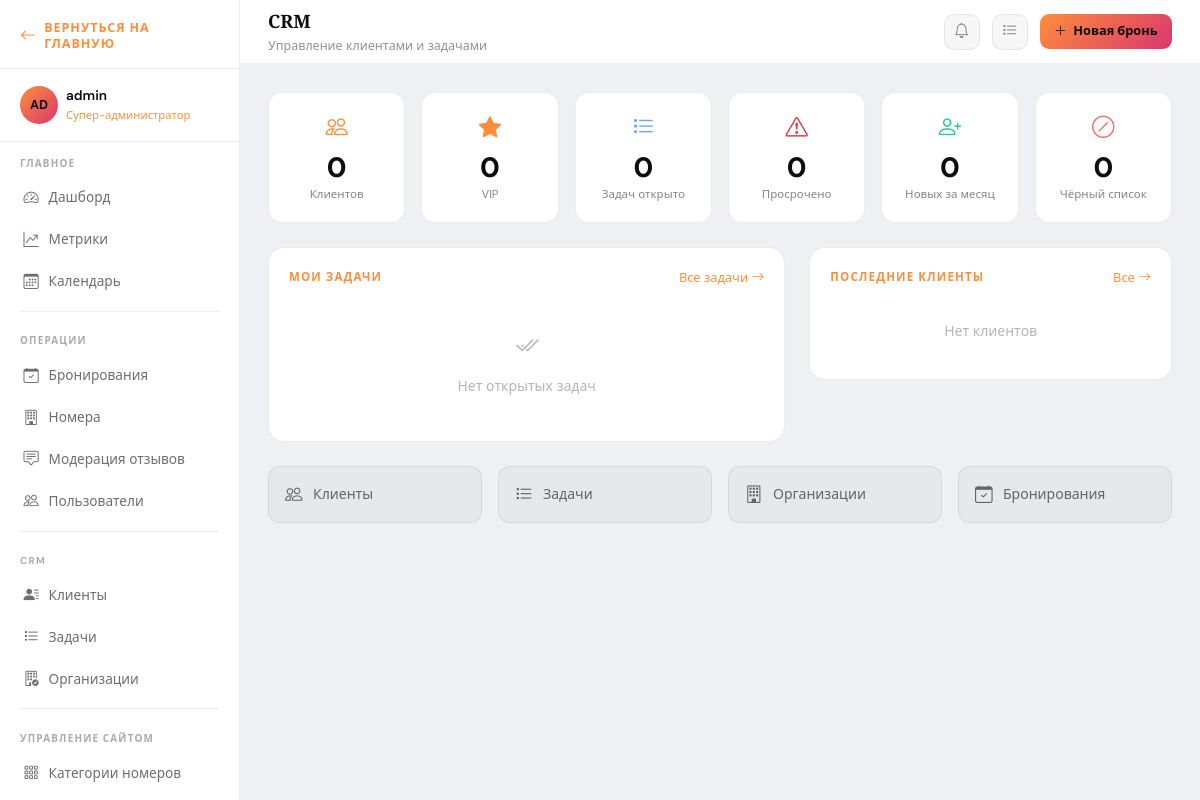
The page /crm/ (signed in) on the database its author committed.
### apps/accounts/models.py (models this page shows, shortened)
class User(AbstractUser, TimeStampedModel):
    username = None
    email = models.EmailField(_("email"), unique=True)
    role = models.CharField(
        _("роль"),
        max_length=20,
        choices=UserRole.choices,
        default=UserRole.USER,
        db_index=True,
    )
    phone = models.CharField(
        _("телефон"), max_length=20, blank=True, validators=[phone_validator]
    )
    patronymic = models.CharField(_("отчество"), max_length=150, blank=True)
    date_of_birth = models.DateField(_("дата рождения"), null=True, blank=True)
    avatar = models.ImageField(
        _("аватар"), upload_to="avatars/%Y/%m/", null=True, blank=True
    )
    preferred_language = models.CharField(
        _("язык интерфейса"), max_length=10, default="ru", blank=True,
        choices=[("ru", "Русский"), ("en", "English")],
    )
    marketing_consent    = models.BooleanField(_("согласие на рассылку"), default=False)
    email_notifications  = models.BooleanField(_("email-уведомления"),    default=True)
    USERNAME_FIELD  = "email"
    REQUIRED_FIELDS = []
    objects = UserManager()
    class Meta:
        verbose_name         = _("пользоваостиница")
        verbose_name_plural  = _("пользователи")
        ordering             = ["-created_at"]
        indexes = [
            models.Index(fields=["role", "is_active"]),
        ]
    @property
    def is_plain_user(self) -> bool:
        return self.role == UserRole.USER and not self.is_superuser
    @property
    def is_receptionist(self) -> bool:
        return self.has_role(UserRole.RECEPTIONIST)
    @property
    def is_manager(self) -> bool:
        return self.has_role(UserRole.MANAGER)
    @property
    def is_admin(self) -> bool:
        return self.has_role(UserRole.ADMIN)
    @property
    def is_super_admin(self) -> bool:
        return self.is_superuser or self.role == UserRole.SUPER_ADMIN
    def has_role(self, minimum_role: str) -> bool:
        if self.is_superuser:
            return True
        return role_gte(self.role, minimum_role)
    def get_short_name(self) -> str:
        return self.first_name or self.email.split("@")[0]
    def get_initials(self) -> str:
        parts = [self.first_name[:1], self.last_name[:1]]
        return "".join(p for p in parts if p).upper() or self.email[:2].upper()
    @property
    def push_notifications_unread_count(self) -> int:
        return self.push_notifications.filter(is_read=False).count()

### apps/crm/views.py (the view)
# urls.py: path("",                                    views.CrmDashboardView.as_view(),       name="dashboard"),
class CrmDashboardView(ReceptionistRequiredMixin, TemplateView):
    template_name = "crm/dashboard.html"
    def get_context_data(self, **kwargs):
        ctx = super().get_context_data(**kwargs)
        ctx["metrics"]        = get_crm_dashboard_metrics()
        ctx["my_tasks"]       = get_open_tasks(manager=self.request.user)[:8]
        ctx["recent_clients"] = get_all_clients()[:6]
        ctx["quick_links"] = [
            ("Клиенты",       "/crm/clients/",       "bi-people"),
            ("Задачи",        "/crm/tasks/",         "bi-list-task"),
            ("Организации",   "/crm/organizations/", "bi-building"),
            ("Бронирования",  "/bookings/staff/",    "bi-calendar-check"),
        ]
        return ctx

### templates/crm/dashboard.html (shortened to what this page needs)
{% extends "dashboard/base_dashboard.html" %}
{% block dashboard_title %}CRM{% endblock %}
{% block dashboard_subtitle %}Управление клиентами и задачами{% endblock %}
{% block dashboard_content %}
<div class="row g-3 mb-4">
  {% with m=metrics %}
  <div class="col-6 col-md-2">
    <div class="stat-card">
      <div class="stat-icon"><i class="bi bi-people"></i></div>
      <div class="stat-value">{{ m.total_clients }}</div>
      <div class="stat-label">Клиентов</div>
    </div>
  </div>
  <div class="col-6 col-md-2">
    <div class="stat-card">
      <div class="stat-icon"><i class="bi bi-star-fill" style="color:var(--gold)"></i></div>
      <div class="stat-value">{{ m.vip_clients }}</div>
      <div class="stat-label">VIP</div>
    </div>
  </div>
  <div class="col-6 col-md-2">
    <div class="stat-card">
      <div class="stat-icon"><i class="bi bi-list-task" style="color:#6ea8fe"></i></div>
      <div class="stat-value">{{ m.open_tasks }}</div>
      <div class="stat-label">Задач открыто</div>
    </div>
  </div>
  <div class="col-6 col-md-2">
    <div class="stat-card">
      <div class="stat-icon"><i class="bi bi-exclamation-triangle" style="color:#dc3545"></i></div>
      <div class="stat-value">{{ m.overdue_tasks }}</div>
      <div class="stat-label">Просрочено</div>
    </div>
  </div>
  <div class="col-6 col-md-2">
    <div class="stat-card">
      <div class="stat-icon"><i class="bi bi-person-plus" style="color:#20c997"></i></div>
      <div class="stat-value">{{ m.new_clients_month }}</div>
      <div class="stat-label">Новых за месяц</div>
    </div>
  </div>
  <div class="col-6 col-md-2">
    <div class="stat-card">
      <div class="stat-icon"><i class="bi bi-slash-circle" style="color:#ff6b6b"></i></div>
      <div class="stat-value">{{ m.blacklisted }}</div>
      <div class="stat-label">Чёрный список</div>
    </div>
  </div>
  {% endwith %}
</div>
<div class="row g-4">
  <div class="col-lg-7">
    <div class="cabinet-card">
      <div class="d-flex justify-content-between align-items-center mb-3">
        <div class="cabinet-card-title mb-0">Мои задачи</div>
        <a href="{% url 'crm:task_list' %}" style="font-size:.8rem;color:var(--gold);text-decoration:none">
          Все задачи <i class="bi bi-arrow-right"></i>
        </a>
      </div>
      {% if my_tasks %}
      {% for task in my_tasks %}
      <div style="display:flex;align-items:center;gap:.75rem;padding:.65rem 0;
                  border-bottom:1px solid rgba(255,255,255,.05)">
        <div style="flex:1">
          <div style="color:#fff;font-size:.875rem;font-weight:500">{{ task.title }}</div>
          {% if task.client %}
          <div style="color:rgba(255,255,255,.35);font-size:.75rem">
            {{ task.client.user.get_full_name|default:task.client.user.email }}
          </div>
          {% endif %}
        </div>
        {% include "crm/_priority_badge.html" with priority=task.priority label=task.get_priority_display %}
        {% if task.due_date %}
        <div style="font-size:.75rem;color:rgba(255,255,255,.35)">{{ task.due_date|date:"d.m" }}</div>
        {% endif %}
        <form method="post" action="{% url 'crm:task_complete' task.pk %}">
          {% csrf_token %}
          <input type="hidden" name="next" value="{% url 'crm:dashboard' %}" />
          <button type="submit" title="Выполнить"
                  style="background:none;border:none;cursor:pointer;color:rgba(40,167,69,.6);font-size:1rem;padding:0">
            <i class="bi bi-check-circle"></i>
          </button>
        </form>
      </div>
      {% endfor %}
      {% else %}
      <div style="text-align:center;padding:1.5rem;color:rgba(255,255,255,.3);font-size:.875rem">
        <i class="bi bi-check2-all" style="font-size:1.5rem;display:block;margin-bottom:.5rem"></i>
        Нет открытых задач
      </div>
      {% endif %}
    </div>
  </div>
  <div class="col-lg-5">
    <div class="cabinet-card">
      <div class="d-flex justify-content-between align-items-center mb-3">
        <div class="cabinet-card-title mb-0">Последние клиенты</div>
        <a href="{% url 'crm:client_list' %}" style="font-size:.8rem;color:var(--gold);text-decoration:none">
          Все <i class="bi bi-arrow-right"></i>
        </a>
      </div>
      {% for profile in recent_clients %}
      <a href="{% url 'crm:client_detail' profile.user_id %}"
         style="display:flex;align-items:center;gap:.65rem;padding:.6rem 0;
                border-bottom:1px solid rgba(255,255,255,.05);text-decoration:none">
        <div style="width:34px;height:34px;border-radius:50%;flex-shrink:0;
                    background:linear-gradient(135deg,var(--gold),#a07830);
                    display:flex;align-items:center;justify-content:center;
                    font-size:.75rem;font-weight:700;color:#fff">
          {{ profile.user.get_initials }}
        </div>
        <div style="flex:1;min-width:0">
          <div style="color:#fff;font-size:.875rem;font-weight:500;
                      white-space:nowrap;overflow:hidden;text-overflow:ellipsis">
            {{ profile.user.get_full_name|default:profile.user.email }}
          </div>
          <div style="color:rgba(255,255,255,.35);font-size:.75rem">
            {{ profile.total_stays }} заезд. · {{ profile.total_spent|floatformat:0 }} ₽
          </div>
        </div>
        {% include "crm/_status_badge.html" with status=profile.status label=profile.get_status_display %}
      </a>
      {% empty %}
      <div style="color:rgba(255,255,255,.3);font-size:.875rem;text-align:center;padding:1rem">
        Нет клиентов
      </div>
      {% endfor %}
    </div>
  </div>
</div>
<div class="row g-3 mt-2">
  {% for label, url, icon in quick_links %}
  <div class="col-6 col-md-3">
    <a href="{{ url }}"
       style="display:flex;align-items:center;gap:.65rem;
              background:rgba(255,255,255,.04);border:1px solid rgba(255,255,255,.07);
              border-radius:12px;padding:.85rem 1rem;text-decoration:none;
              color:rgba(255,255,255,.6);font-size:.875rem;transition:background .2s"
       onmouseover="this.style.background='rgba(201,168,76,.08)';this.style.color='var(--gold)'"
       onmouseout="this.style.background='rgba(255,255,255,.04)';this.style.color='rgba(255,255,255,.6)'">
      <i class="{{ icon }}" style="font-size:1.1rem"></i>{{ label }}
    </a>
  </div>
  {% endfor %}
</div>
{% endblock %}

### templates/dashboard/base_dashboard.html (shortened to what this page needs)
{% extends "base.html" %}
{% load static %}
{% block body_class %}dash-app{% endblock %}
{% block content %}
<div class="dash-layout">
  <aside class="dash-sidebar" id="dashSidebar">
    <div class="sidebar-brand">
      <a href="{% url 'hotel:index' %}" class="sidebar-brand-home" aria-label="Вернуться на главную">
        <i class="bi bi-arrow-left" aria-hidden="true"></i>
        <span>Вернуться на главную</span>
      </a>
    </div>
    <div class="sidebar-user">
      <div class="d-flex align-items-center gap-2">
        <div class="sidebar-user-avatar">
          {% if request.user.avatar %}
            <img src="{{ request.user.avatar.url }}" alt="" />
          {% else %}
            {{ request.user.get_initials }}
          {% endif %}
        </div>
        <div>
          <div class="sidebar-user-name">{{ request.user.get_short_name }}</div>
          <div class="sidebar-user-role">{{ request.user.get_role_display }}</div>
        </div>
      </div>
    </div>
    <ul class="sidebar-nav" style="flex:1;padding-bottom:1rem">
      <div class="sidebar-section-label">Главное</div>
      <li>
        <a href="{% url 'dashboard:index' %}"
           class="{% if request.resolver_match.url_name == 'index' and request.resolver_match.namespace == 'dashboard' %}active{% endif %}">
          <i class="bi bi-speedometer2"></i> Дашборд
        </a>
      </li>
      {% if request.user.is_manager or request.user.is_admin or request.user.is_super_admin or request.user.is_superuser %}
      <li>
        <a href="{% url 'dashboard:metrics' %}"
           class="{% if request.resolver_match.url_name == 'metrics' %}active{% endif %}">
          <i class="bi bi-graph-up-arrow"></i> Метрики
        </a>
      </li>
      {% endif %}
      <li>
        <a href="{% url 'dashboard:calendar' %}"
           class="{% if request.resolver_match.url_name == 'calendar' %}active{% endif %}">
          <i class="bi bi-calendar3"></i> Календарь
        </a>
      </li>
      <div class="sidebar-divider"></div>
      <div class="sidebar-section-label">Операции</div>
      <li>
        <a href="{% url 'bookings:staff_list' %}"
           class="{% if request.resolver_match.namespace == 'bookings' %}active{% endif %}">
          <i class="bi bi-calendar-check"></i> Бронирования
        </a>
      </li>
      <li>
        <a href="{% url 'dashboard:rooms' %}"
           class="{% if request.resolver_match.url_name == 'rooms' %}active{% endif %}">
          <i class="bi bi-building"></i> Номера
        </a>
      </li>
      {% if request.user.is_receptionist %}
      <li>
        <a href="{% url 'dashboard:reviews' %}"
           class="{% if request.resolver_match.url_name == 'reviews' %}active{% endif %}">
          <i class="bi bi-chat-square-text"></i> Модерация отзывов
        </a>
      </li>
      {% endif %}
      <li>
        <a href="{% url 'accounts:user_list' %}"
           class="{% if request.resolver_match.namespace == 'accounts' and 'user' in request.resolver_match.url_name %}active{% endif %}">
          <i class="bi bi-people"></i> Пользователи
        </a>
      </li>
      <div class="sidebar-divider"></div>
      <div class="sidebar-section-label">CRM</div>
      <li>
        <a href="{% url 'crm:client_list' %}"
           class="{% if request.resolver_match.namespace == 'crm' and 'client' in request.resolver_match.url_name %}active{% endif %}">
          <i class="bi bi-person-lines-fill"></i> Клиенты
        </a>
      </li>
      <li>
        <a href="{% url 'crm:task_list' %}"
           class="{% if request.resolver_match.url_name == 'task_list' %}active{% endif %}">
          <i class="bi bi-list-task"></i> Задачи
        </a>
      </li>
      <li>
        <a href="{% url 'crm:organization_list' %}"
           class="{% if request.resolver_match.url_name == 'organization_list' %}active{% endif %}">
          <i class="bi bi-building-check"></i> Организации
        </a>
      </li>
      <div class="sidebar-divider"></div>
      <div class="sidebar-section-label">Управление сайтом</div>
      <li>
        <a href="{% url 'hotel:staff_category_list' %}"
           class="{% if request.resolver_match.namespace == 'hotel' and 'category' in request.resolver_match.url_name %}active{% endif %}">
          <i class="bi bi-grid-3x3-gap"></i> Категории номеров
        </a>
      </li>
      <li>
        <a href="{% url 'hotel:staff_room_list' %}"
           class="{% if request.resolver_match.namespace == 'hotel' and 'room' in request.resolver_match.url_name and 'category' not in request.resolver_match.url_name %}active{% endif %}">
        </a>
      </li>
    </ul>
  </aside>
  <div class="dash-main">
    <div class="dash-topbar">
      <div class="dash-topbar-info">
        <div class="dash-topbar-title">{% block dashboard_title %}Панель управления{% endblock %}</div>
        <div class="dash-topbar-subtitle">{% block dashboard_subtitle %}{% endblock %}</div>
      </div>
      <div class="dash-topbar-actions">
        {% with unread_count=request.user.push_notifications_unread_count %}
        <div class="notif-wrap">
          <button type="button" class="topbar-icon-btn notif-toggle-btn" id="notifToggleBtn"
                  onclick="toggleNotifPanel(event)" aria-label="Уведомления" aria-expanded="false">
            <i class="bi bi-bell"></i>
          </button>
        </div>
        {% endwith %}
        <a href="{% url 'crm:task_list' %}" class="topbar-icon-btn" title="Задачи">
          <i class="bi bi-list-task"></i>
        </a>
        <a href="{% url 'bookings:staff_create' %}" class="topbar-new-booking" title="Новая бронь">
          <i class="bi bi-plus-lg"></i>
          <span>Новая бронь</span>
        </a>
      </div>
    </div>
    <div class="dash-content">
      {% block dashboard_content %}{% endblock %}
    </div>
  </div>
</div>
{% endblock %}

### rows shown on the page
User: user.get_initials "AD", user.get_short_name "admin", user.role "Супер-администратор"

### other values the page prints
{{ m.total_clients }} "0"
{{ m.vip_clients }} "0"
{{ m.open_tasks }} "0"
{{ m.overdue_tasks }} "0"
{{ m.new_clients_month }} "0"
{{ m.blacklisted }} "0"
{{ label }} "Клиенты" "Задачи" "Организации" "Бронирования"
